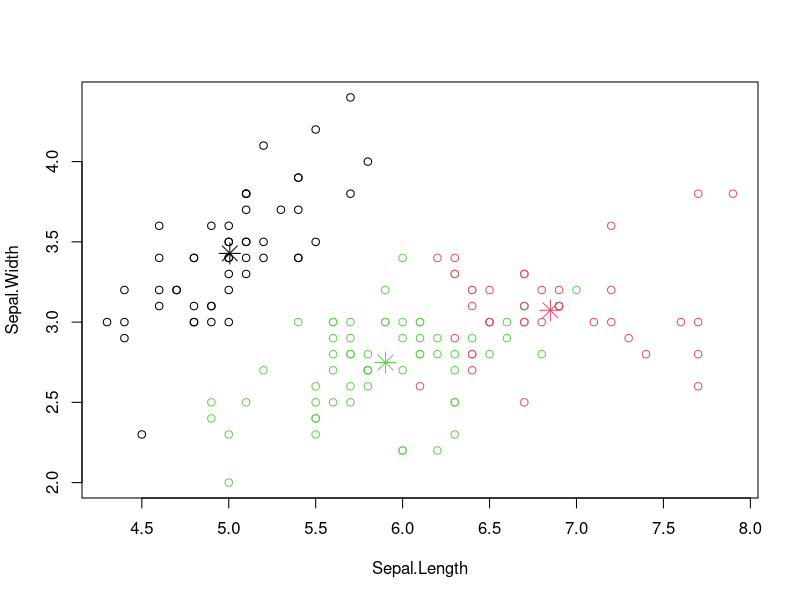

The R source for this figure:
data <- iris
data$Species <- NULL
kc <- kmeans(data,3)
plot(data[c("Sepal.Length","Sepal.Width")],col=kc$cluster)
points(kc$centers[,c("Sepal.Length","Sepal.Width")],col=1:3,pch=8,cex = 2)